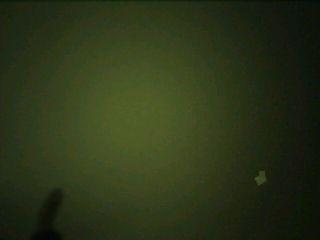
#> input picture test_python/B1.jpg, 320 x 240 px; the run also reads 1 picture not shown here
$ python play_images.py
#> lines starting #> are read from the running program, lines starting #| are printed output that depends on the picture
import cv2
import numpy as np
import matplotlib
import matplotlib.pyplot as plt

matplotlib.use('TkAgg')

# interactive mode is required to let opencv UI and matplotlib UI live in peace together
# (see main loop at the end of this file)
plt.ion()

blue = (255,50,50)
red = (50,50,255)
orange = (0,164,255)
cyan = (255,192,50)

# working area width and height around min and max
area_size_px = 40

# threshold to detect start blobs and finish blobs from diff image
start_blob_max_level = 45
finish_blob_min_level = 220

fig = None

# dictionaries to map img name to usefull related objects
images = {}
plots = {}

def p(text,val):
    print(f"{text}: {val}",flush=True)

def on_clic(event,x,y,flags,img_name):
    global fig,ax,plots,images

    if event == cv2.EVENT_LBUTTONDBLCLK:
        print(f"double click image {img_name} at line {y}",flush=True)
        img = images[img_name]
        y_line = img[y,:]

        if fig is None:
            fig = plt.figure()
            ax = fig.add_subplot(111)
            plt.legend(loc="upper left")

        if img_name in plots:
            plot = plots[img_name]
            plot.set_ydata(y_line)
            fig.canvas.draw()
            fig.canvas.flush_events()
            #plt.plot(y_line)
            #plt.show()
        else:
            plots[img_name] = ax.plot(y_line, label=img_name)
            plt.legend(loc="upper left")


def add_image(img_name,img):
    print(f"add image {img_name}",flush=True)
    cv2.imshow(img_name, img)
    cv2.setMouseCallback(img_name, on_clic, img_name)
    images[img_name] = img
    return img

def load(img_path):
#> called with img_path = 'B1.jpg'
    img = cv2.imread(img_path,cv2.IMREAD_GRAYSCALE)
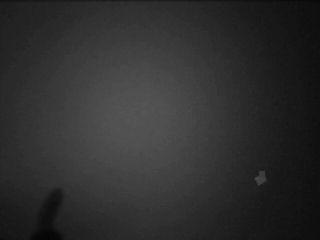
#> img: shape (240, 320); min 2, max 87, mean 46
    img = cv2.divide(img, 2)
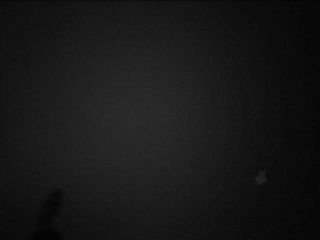
#> img: shape (240, 320); min 1, max 44, mean 23
    p(f"{img_path} mean",cv2.mean(img))
    return img

b = load("B1.jpg")

c = load("C1.jpg")

diff = (128+c)-b
add_image("diff",diff)

diff_norm = cv2.normalize(diff, None, alpha=0, beta=255, norm_type=cv2.NORM_MINMAX)
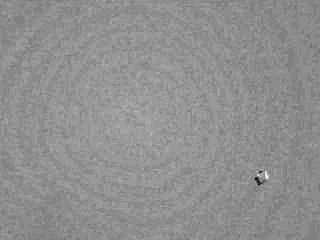
#> diff_norm: shape (240, 320); min 0, max 255, mean 143.7
add_image("diff_norm",diff_norm)
cv2.imwrite("diff_norm.png",diff_norm)

diff_map = cv2.applyColorMap(diff_norm, cv2.COLORMAP_JET)
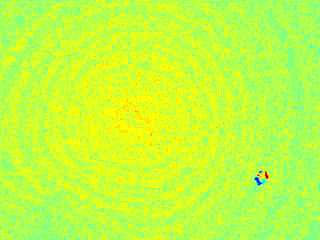
#> diff_map: shape (240, 320, 3); mean B, G, R 63.5, 254.5, 192.5
cv2.imshow("diff_map", diff_map)
cv2.imwrite("diff_map.png",diff_map)

diff_color = cv2.cvtColor(diff_norm, cv2.COLOR_GRAY2BGR)
min_val, max_val, min_loc, max_loc = cv2.minMaxLoc(diff_norm)
#> min_val = 0; max_val = 255; min_loc = (256, 178); max_loc = (266, 175)

min_x = min_loc[0]
#> min_x = 256
min_y = min_loc[1]
#> min_y = 178
max_x = max_loc[0]
#> max_x = 266
max_y = max_loc[1]
#> max_y = 175

b_color = cv2.cvtColor(b, cv2.COLOR_GRAY2BGR)
c_color = cv2.cvtColor(c, cv2.COLOR_GRAY2BGR)

b_color[min_y,min_x] = blue
#> b_color: shape (240, 320, 3); mean B, G, R 23, 23, 23
c_color[min_y,min_x] = blue
#> c_color: shape (240, 320, 3); mean B, G, R 25.5, 25.5, 25.5
diff_color[min_y,min_x] = blue
#> diff_color: shape (240, 320, 3); mean B, G, R 143.7, 143.7, 143.7

b_color[max_y,max_x] = red
#> b_color: shape (240, 320, 3); mean B, G, R 23, 23, 23
c_color[max_y,max_x] = red
#> c_color: shape (240, 320, 3); mean B, G, R 25.5, 25.5, 25.5
diff_color[max_y,max_x] = red
#> diff_color: shape (240, 320, 3); mean B, G, R 143.7, 143.7, 143.7

area_center_x = (min_x+max_x)/2
#> area_center_x = 261
area_center_y = (min_y+max_y)/2
#> area_center_y = 176.5

start_blobs = cv2.threshold(diff_norm, start_blob_max_level, 255, cv2.THRESH_TOZERO_INV)[1]
start_blobs_color = cv2.cvtColor(start_blobs, cv2.COLOR_GRAY2BGR)

M = cv2.moments(start_blobs)
#> M = moments, m00 563, centre m10/m00, m01/m00 = (258, 179.4)
if M["m00"] == 0:
    raise Exception("Cannot compute centroid")
start_x = int(M["m10"] / M["m00"])
#> start_x = 257
start_y = int(M["m01"] / M["m00"])
#> start_y = 179
diff_color[start_y,start_x] = cyan
#> diff_color: shape (240, 320, 3); mean B, G, R 143.7, 143.7, 143.7
start_blobs_color[start_y,start_x] = cyan
#> start_blobs_color: shape (240, 320, 3); mean B, G, R 0, 0, 0

finish_blobs = cv2.threshold(diff_norm, finish_blob_min_level, 255, cv2.THRESH_TOZERO)[1]
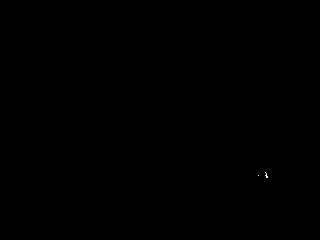
#> finish_blobs: shape (240, 320); min 0, max 255, mean 0
finish_blobs_color = cv2.cvtColor(finish_blobs, cv2.COLOR_GRAY2BGR)

M = cv2.moments(finish_blobs)
#> M = moments, m00 2391, centre m10/m00, m01/m00 = (265.2, 175)
if M["m00"] == 0:
    raise Exception("Cannot compute centroid")
finish_x = int(M["m10"] / M["m00"])
#> finish_x = 265
finish_y = int(M["m01"] / M["m00"])
#> finish_y = 175
diff_color[finish_y,finish_x] = orange
#> diff_color: shape (240, 320, 3); mean B, G, R 143.7, 143.7, 143.7
finish_blobs_color[finish_y,finish_x] = orange
#> finish_blobs_color: shape (240, 320, 3); mean B, G, R 0, 0, 0

cv2.imshow("start_blobs_color", start_blobs_color)
cv2.imshow("finish_blobs_color", finish_blobs_color)
cv2.imshow("diff_color", diff_color)
add_image("b_color",b_color)
add_image("c_color",c_color)

# ugly way to run 2 UI event loops
# it make the plot flicker if another window is on top
while True:
    #global fig
    if not fig is None:
        # let matplotlib manage its UI
        plt.pause(0.005)

    # let opencv manage its UI
    if cv2.waitKey(5)==27:
        # exit on escape key
#> (key Esc is pressed here)
        break
